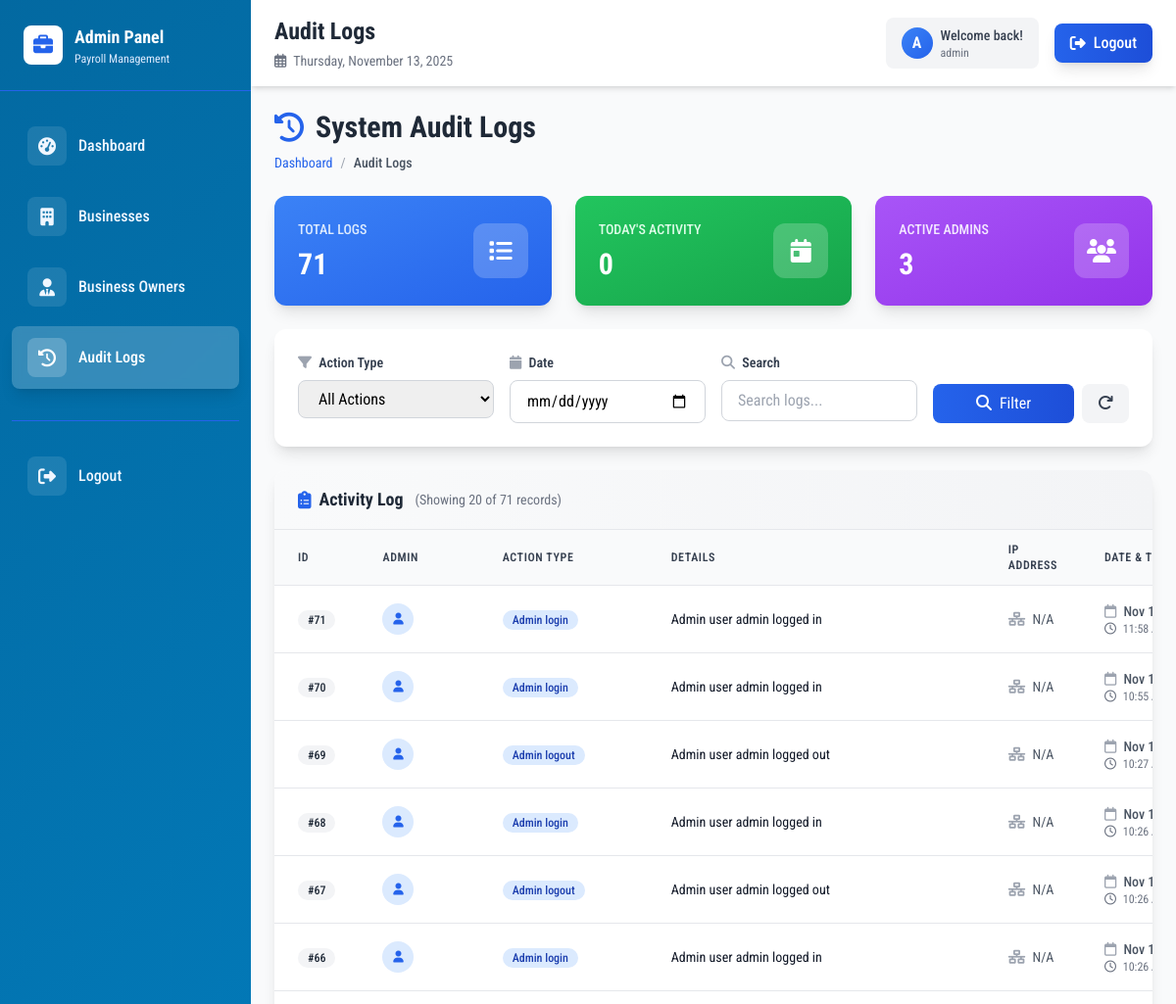
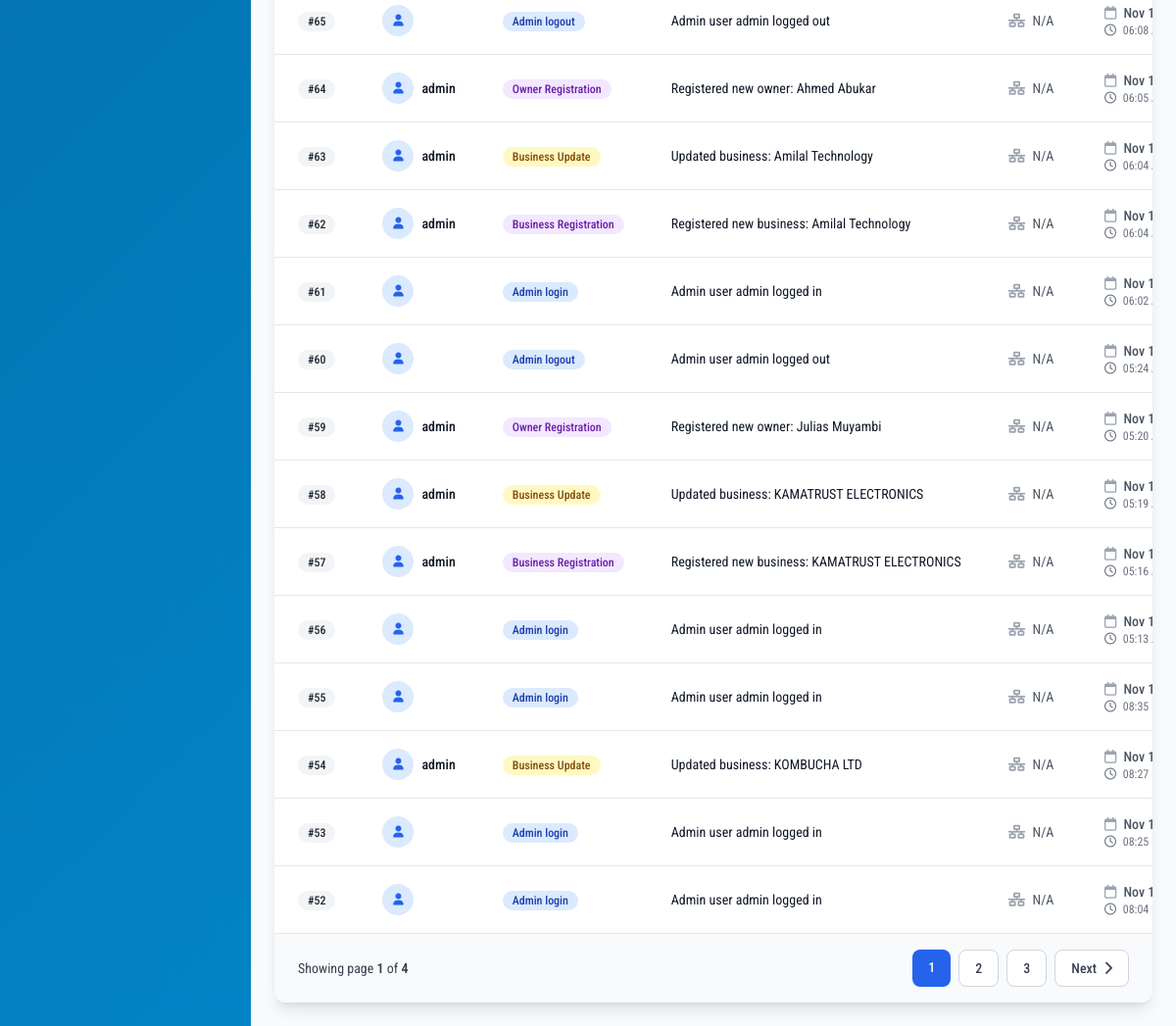
The page /pyroll_ms_admin/admin/views/audit_logs.php (signed in) on the database its author committed (2 pictures, top to bottom).
### tables this page shows
CREATE TABLE `audit_logs` (
  `id` int NOT NULL,
  `admin_id` int NOT NULL,
  `admin_username` varchar(225) DEFAULT NULL,
  `action` varchar(100) DEFAULT NULL,
  `details` text,
  `created_at` timestamp NULL DEFAULT CURRENT_TIMESTAMP,
  `updated_at` timestamp NOT NULL DEFAULT CURRENT_TIMESTAMP,
  `deleted_at` timestamp NULL DEFAULT NULL
);

### pyroll_ms_admin/admin/views/audit_logs.php (the view, shortened to what the rows shown need)
<?php
require_once '../../config/database.php';
$records_per_page = 20;
$page = isset($_GET['page']) ? (int)$_GET['page'] : 1;
$offset = ($page - 1) * $records_per_page;
$where_conditions = [];
$params = [];
$types = "";
$where_clause = !empty($where_conditions) ? "WHERE " . implode(" AND ", $where_conditions) : "";
$sql = "SELECT * FROM audit_logs $where_clause ORDER BY created_at DESC LIMIT ? OFFSET ?";
$params[] = $records_per_page;
$params[] = $offset;
$types .= "ii";
$logs = [];
if ($stmt = $conn->prepare($sql)) {
    if (!empty($params)) {
        $stmt->bind_param($types, ...$params);
    }
    $stmt->execute();
    $result = $stmt->get_result();
    if ($result && $result->num_rows > 0) {
        while ($row = $result->fetch_assoc()) {
            $logs[] = $row;
        }
    }
}
?>
<!DOCTYPE html>
<html lang="en">
<head>
    <script src="https://cdn.tailwindcss.com"></script>
    <link rel="stylesheet" href="https://cdnjs.cloudflare.com/ajax/libs/font-awesome/6.4.0/css/all.min.css">
</head>
<body class="bg-gray-50 font-roboto antialiased">
    <div class="flex h-screen overflow-hidden">
        <div class="flex-1 flex flex-col overflow-hidden">
            <header class="bg-white shadow-md z-10">
                <div class="px-6 py-4 flex justify-between items-center">
                    <div>
                        <h1 class="text-2xl font-bold text-gray-800">Audit Logs</h1>
                    </div>
                </div>
            </header>
            <main class="flex-1 overflow-y-auto bg-gray-50">
                <div class="p-6 space-y-6">
                    <div class="flex flex-col sm:flex-row justify-between items-start sm:items-center gap-4">
                        <div>
                            <h2 class="text-3xl font-bold text-gray-800 flex items-center">
                                <i class="fas fa-history text-blue-600 mr-3"></i>
                                System Audit Logs
                            </h2>
                        </div>
                    </div>
                    <div class="bg-white rounded-xl shadow-lg overflow-hidden">
                        <div class="overflow-x-auto">
                            <?php if (count($logs) > 0): ?>
                                <table class="min-w-full divide-y divide-gray-200" id="logsTable">
                                    <thead class="bg-gray-50">
                                        <tr>
                                            <th scope="col" class="px-6 py-3 text-left text-xs font-semibold text-gray-700 uppercase tracking-wider">ID</th>
                                            <th scope="col" class="px-6 py-3 text-left text-xs font-semibold text-gray-700 uppercase tracking-wider">Admin</th>
                                            <th scope="col" class="px-6 py-3 text-left text-xs font-semibold text-gray-700 uppercase tracking-wider">Action Type</th>
                                            <th scope="col" class="px-6 py-3 text-left text-xs font-semibold text-gray-700 uppercase tracking-wider">Details</th>
                                            <th scope="col" class="px-6 py-3 text-left text-xs font-semibold text-gray-700 uppercase tracking-wider">IP Address</th>
                                            <th scope="col" class="px-6 py-3 text-left text-xs font-semibold text-gray-700 uppercase tracking-wider">Date & Time</th>
                                        </tr>
                                    </thead>
                                    <tbody class="bg-white divide-y divide-gray-200">
                                        <?php foreach ($logs as $log): ?>
                                            <tr class="hover:bg-gray-50 transition-colors">
                                                <td class="px-6 py-4 whitespace-nowrap">
                                                    <span class="inline-flex items-center px-2.5 py-0.5 rounded-full text-xs font-medium bg-gray-100 text-gray-800">
                                                        #<?php echo $log['id']; ?>
                                                    </span>
                                                </td>
                                                <td class="px-6 py-4 whitespace-nowrap">
                                                    <div class="flex items-center">
                                                        <div class="w-8 h-8 bg-blue-100 rounded-full flex items-center justify-center mr-2">
                                                            <i class="fas fa-user text-blue-600 text-xs"></i>
                                                        </div>
                                                        <span class="text-sm font-medium text-gray-900">
                                                            <?php echo htmlspecialchars($log['admin_username'] ?? ''); ?>
                                                        </span>
                                                    </div>
                                                </td>
                                                <td class="px-6 py-4 whitespace-nowrap">
                                                    <?php
                                                    $badge_color = 'bg-blue-100 text-blue-800';
                                                    if (strpos($log['action'], 'Delete') !== false) {
                                                        $badge_color = 'bg-red-100 text-red-800';
                                                    } elseif (strpos($log['action'], 'Login') !== false) {
                                                        $badge_color = 'bg-green-100 text-green-800';
                                                    } elseif (strpos($log['action'], 'Registration') !== false) {
                                                        $badge_color = 'bg-purple-100 text-purple-800';
                                                    } elseif (strpos($log['action'], 'Update') !== false || strpos($log['action'], 'Edit') !== false) {
                                                        $badge_color = 'bg-yellow-100 text-yellow-800';
                                                    }
                                                    ?>
                                                    <span class="inline-flex items-center px-2.5 py-0.5 rounded-full text-xs font-medium <?php echo $badge_color; ?>">
                                                        <?php echo htmlspecialchars($log['action']); ?>
                                                    </span>
                                                </td>
                                                <td class="px-6 py-4">
                                                    <div class="text-sm text-gray-900 max-w-md truncate">
                                                        <?php echo htmlspecialchars($log['details']); ?>
                                                    </div>
                                                </td>
                                                <td class="px-6 py-4 whitespace-nowrap text-sm text-gray-600">
                                                    <i class="fas fa-network-wired mr-1 text-gray-400"></i>
                                                    <?php echo htmlspecialchars($log['ip_address'] ?? 'N/A'); ?>
                                                </td>
                                                <td class="px-6 py-4 whitespace-nowrap text-sm text-gray-600">
                                                    <div class="flex flex-col">
                                                        <span class="font-medium">
                                                            <i class="far fa-calendar mr-1 text-gray-400"></i>
                                                            <?php echo date('M d, Y', strtotime($log['created_at'])); ?>
                                                        </span>
                                                        <span class="text-xs text-gray-500">
                                                            <i class="far fa-clock mr-1"></i>
                                                            <?php echo date('h:i A', strtotime($log['created_at'])); ?>
                                                        </span>
                                                    </div>
                                                </td>
                                            </tr>
                                        <?php endforeach; ?>
                                    </tbody>
                                </table>
                            <?php endif; ?>
                        </div>
                    </div>
                </div>
            </main>
        </div>
    </div>
</body>
</html>

### rows shown on the page
audit_logs: id "71", action "Admin login", details "Admin user admin logged in", ip_address "N/A", created_at "Nov…", created_at "11:58…"
audit_logs: id "70", action "Admin login", details "Admin user admin logged in", ip_address "N/A", created_at "Nov…", created_at "10:55…"
audit_logs: id "69", action "Admin logout", details "Admin user admin logged out", ip_address "N/A", created_at "Nov…", created_at "10:27…"
audit_logs: id "68", action "Admin login", details "Admin user admin logged in", ip_address "N/A", created_at "Nov…", created_at "10:26…"
audit_logs: id "67", action "Admin logout", details "Admin user admin logged out", ip_address "N/A", created_at "Nov…", created_at "10:26…"
audit_logs: id "66", action "Admin login", details "Admin user admin logged in", ip_address "N/A", created_at "Nov…", created_at "10:26…"
audit_logs: id "65", action "Admin logout", details "Admin user admin logged out", ip_address "N/A", created_at "Nov…", created_at "06:08…"
audit_logs: id "64", admin_username "admin", action "Owner Registration", details "Registered new owner: Ahmed Abukar", ip_address "N/A", created_at "Nov…", created_at "06:05…"
audit_logs: id "63", admin_username "admin", action "Business Update", details "Updated business: Amilal Technology", ip_address "N/A", created_at "Nov…", created_at "06:04…"
audit_logs: id "62", admin_username "admin", action "Business Registration", details "Registered new business: Amilal Technology", ip_address "N/A", created_at "Nov…", created_at "06:04…"
audit_logs: id "61", action "Admin login", details "Admin user admin logged in", ip_address "N/A", created_at "Nov…", created_at "06:02…"
audit_logs: id "60", action "Admin logout", details "Admin user admin logged out", ip_address "N/A", created_at "Nov…", created_at "05:24…"
audit_logs: id "59", admin_username "admin", action "Owner Registration", details "Registered new owner: Julias Muyambi", ip_address "N/A", created_at "Nov…", created_at "05:20…"
audit_logs: id "58", admin_username "admin", action "Business Update", details "Updated business: KAMATRUST ELECTRONICS", ip_address "N/A", created_at "Nov…", created_at "05:19…"
audit_logs: id "57", admin_username "admin", action "Business Registration", details "Registered new business: KAMATRUST ELECTRONICS", ip_address "N/A", created_at "Nov…", created_at "05:16…"
audit_logs: id "56", action "Admin login", details "Admin user admin logged in", ip_address "N/A", created_at "Nov…", created_at "05:13…"
audit_logs: id "55", action "Admin login", details "Admin user admin logged in", ip_address "N/A", created_at "Nov…", created_at "08:35…"
audit_logs: id "54", admin_username "admin", action "Business Update", details "Updated business: KOMBUCHA LTD", ip_address "N/A", created_at "Nov…", created_at "08:27…"
audit_logs: id "53", action "Admin login", details "Admin user admin logged in", ip_address "N/A", created_at "Nov…", created_at "08:25…"
audit_logs: id "52", action "Admin login", details "Admin user admin logged in", ip_address "N/A", created_at "Nov…", created_at "08:04…"

### other values the page prints
substr($_SESSION['admin_username'], 0, 1) "A"
$_SESSION['admin_username'] "admin"
$stats['total_logs'] "71"
$stats['today_logs'] "0"
$stats['unique_admins'] "3"
count($logs) "20"
$total_records "71"
$page "1"
$total_pages "4"
